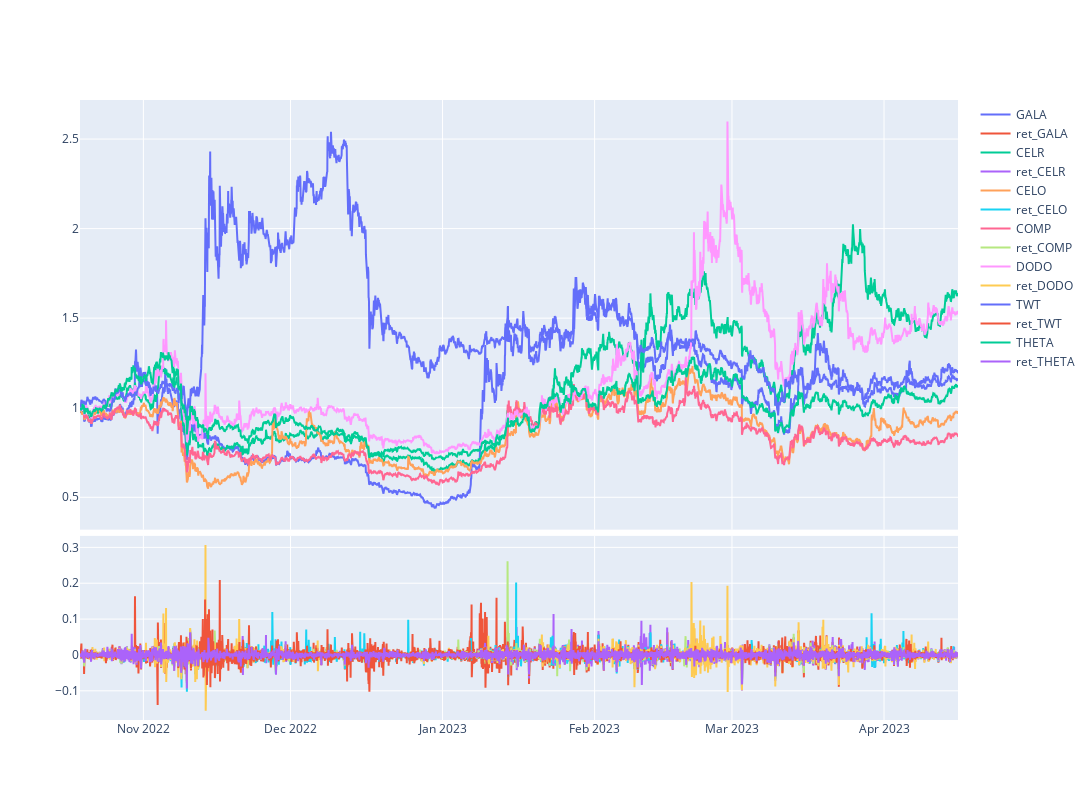

Notebook cell for this chart:
### Code cell
mkrt.plot()

### Figure 1 — Plotly figure (JSON) as saved in the notebook; plotly's stock layout.template omitted (floating-point values rounded to 4 significant figures; data arrays with more than 128 entries replaced by an {"elided": "..."} marker saying what was removed)
{"data": [{"name": "GALA", "type": "scatter", "x": {"elided": "4296 str values"}, "xaxis": "x", "y": {"elided": "4296 float values"}, "yaxis": "y"}, {"name": "ret_GALA", "type": "scatter", "x": {"elided": "4296 str values"}, "xaxis": "x2", "y": {"elided": "4296 float values"}, "yaxis": "y2"}, {"name": "CELR", "type": "scatter", "x": {"elided": "4296 str values"}, "xaxis": "x", "y": {"elided": "4296 float values"}, "yaxis": "y"}, {"name": "ret_CELR", "type": "scatter", "x": {"elided": "4296 str values"}, "xaxis": "x2", "y": {"elided": "4296 float values"}, "yaxis": "y2"}, {"name": "CELO", "type": "scatter", "x": {"elided": "4296 str values"}, "xaxis": "x", "y": {"elided": "4296 float values"}, "yaxis": "y"}, {"name": "ret_CELO", "type": "scatter", "x": {"elided": "4296 str values"}, "xaxis": "x2", "y": {"elided": "4296 float values"}, "yaxis": "y2"}, {"name": "COMP", "type": "scatter", "x": {"elided": "4296 str values"}, "xaxis": "x", "y": {"elided": "4296 float values"}, "yaxis": "y"}, {"name": "ret_COMP", "type": "scatter", "x": {"elided": "4296 str values"}, "xaxis": "x2", "y": {"elided": "4296 float values"}, "yaxis": "y2"}, {"name": "DODO", "type": "scatter", "x": {"elided": "4296 str values"}, "xaxis": "x", "y": {"elided": "4296 float values"}, "yaxis": "y"}, {"name": "ret_DODO", "type": "scatter", "x": {"elided": "4296 str values"}, "xaxis": "x2", "y": {"elided": "4296 float values"}, "yaxis": "y2"}, {"name": "TWT", "type": "scatter", "x": {"elided": "4296 str values"}, "xaxis": "x", "y": {"elided": "4296 float values"}, "yaxis": "y"}, {"name": "ret_TWT", "type": "scatter", "x": {"elided": "4296 str values"}, "xaxis": "x2", "y": {"elided": "4296 float values"}, "yaxis": "y2"}, {"name": "THETA", "type": "scatter", "x": {"elided": "4296 str values"}, "xaxis": "x", "y": {"elided": "4296 float values"}, "yaxis": "y"}, {"name": "ret_THETA", "type": "scatter", "x": {"elided": "4296 str values"}, "xaxis": "x2", "y": {"elided": "4296 float values"}, "yaxis": "y2"}], "layout": {"height": 800, "width": 1500, "xaxis": {"anchor": "y", "domain": [0, 1], "matches": "x2", "showspikes": true, "showticklabels": false}, "xaxis2": {"anchor": "y2", "domain": [0, 1], "showspikes": true}, "yaxis": {"anchor": "x", "domain": [0.307, 1], "showspikes": true}, "yaxis2": {"anchor": "x2", "domain": [0, 0.297], "showspikes": true}}}
